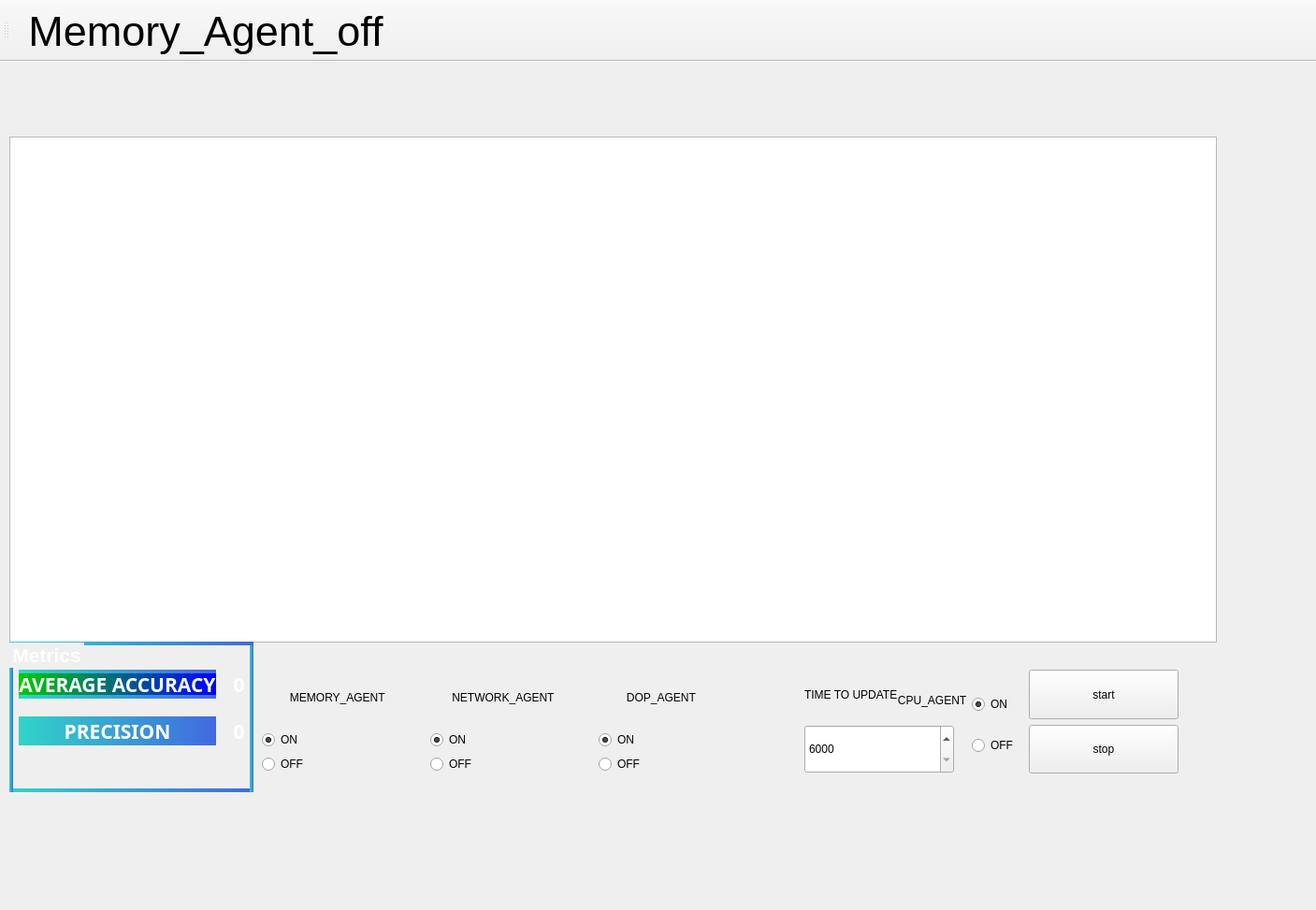
<?xml version="1.0" encoding="UTF-8"?>
<ui version="4.0">
 <class>view</class>
 <widget class="QMainWindow" name="view">
  <property name="geometry">
   <rect>
    <x>0</x>
    <y>0</y>
    <width>1407</width>
    <height>973</height>
   </rect>
  </property>
  <property name="maximumSize">
   <size>
    <width>16777</width>
    <height>16778</height>
   </size>
  </property>
  <property name="windowTitle">
   <string>view</string>
  </property>
  <property name="styleSheet">
   <string notr="true">
QMainWindow{

background-image: url(:/images/bg.png);
}</string>
  </property>
  <property name="iconSize">
   <size>
    <width>24</width>
    <height>24</height>
   </size>
  </property>
  <widget class="QWidget" name="centralwidget">
   <widget class="QTextBrowser" name="textBrowser">
    <property name="enabled">
     <bool>true</bool>
    </property>
    <property name="geometry">
     <rect>
      <x>10</x>
      <y>80</y>
      <width>1291</width>
      <height>541</height>
     </rect>
    </property>
    <property name="sizePolicy">
     <sizepolicy hsizetype="Fixed" vsizetype="Ignored">
      <horstretch>0</horstretch>
      <verstretch>0</verstretch>
     </sizepolicy>
    </property>
    <property name="font">
     <font>
      <pointsize>20</pointsize>
     </font>
    </property>
    <property name="mouseTracking">
     <bool>false</bool>
    </property>
    <property name="layoutDirection">
     <enum>Qt::LeftToRight</enum>
    </property>
    <property name="styleSheet">
     <string notr="true">
QTextBrowser{


}</string>
    </property>
    <property name="inputMethodHints">
     <set>Qt::ImhNone</set>
    </property>
    <property name="lineWidth">
     <number>4</number>
    </property>
    <property name="midLineWidth">
     <number>0</number>
    </property>
    <property name="readOnly">
     <bool>false</bool>
    </property>
    <property name="textInteractionFlags">
     <set>Qt::TextEditable</set>
    </property>
   </widget>
   <widget class="QWidget" name="verticalLayoutWidget">
    <property name="geometry">
     <rect>
      <x>1039</x>
      <y>659</y>
      <width>51</width>
      <height>101</height>
     </rect>
    </property>
    <layout class="QVBoxLayout" name="verticalLayout">
     <item>
      <widget class="QRadioButton" name="cpu_on">
       <property name="text">
        <string>ON</string>
       </property>
       <property name="checked">
        <bool>true</bool>
       </property>
      </widget>
     </item>
     <item>
      <widget class="QRadioButton" name="cpu_off">
       <property name="text">
        <string>OFF</string>
       </property>
      </widget>
     </item>
    </layout>
   </widget>
   <widget class="QWidget" name="verticalLayoutWidget_2">
    <property name="geometry">
     <rect>
      <x>280</x>
      <y>650</y>
      <width>161</width>
      <height>111</height>
     </rect>
    </property>
    <layout class="QVBoxLayout" name="verticalLayout_2">
     <item>
      <widget class="QLabel" name="label_2">
       <property name="text">
        <string>         MEMORY_AGENT</string>
       </property>
      </widget>
     </item>
     <item>
      <widget class="QRadioButton" name="mem_on">
       <property name="text">
        <string>ON</string>
       </property>
       <property name="checked">
        <bool>true</bool>
       </property>
      </widget>
     </item>
     <item>
      <widget class="QRadioButton" name="mem_of">
       <property name="text">
        <string>OFF</string>
       </property>
      </widget>
     </item>
    </layout>
   </widget>
   <widget class="QWidget" name="verticalLayoutWidget_3">
    <property name="geometry">
     <rect>
      <x>460</x>
      <y>650</y>
      <width>161</width>
      <height>111</height>
     </rect>
    </property>
    <layout class="QVBoxLayout" name="verticalLayout_3">
     <item>
      <widget class="QLabel" name="label_3">
       <property name="text">
        <string>       NETWORK_AGENT</string>
       </property>
      </widget>
     </item>
     <item>
      <widget class="QRadioButton" name="net_on">
       <property name="text">
        <string>ON</string>
       </property>
       <property name="checked">
        <bool>true</bool>
       </property>
      </widget>
     </item>
     <item>
      <widget class="QRadioButton" name="net_off">
       <property name="text">
        <string>OFF</string>
       </property>
      </widget>
     </item>
    </layout>
   </widget>
   <widget class="QWidget" name="verticalLayoutWidget_4">
    <property name="geometry">
     <rect>
      <x>640</x>
      <y>650</y>
      <width>161</width>
      <height>111</height>
     </rect>
    </property>
    <layout class="QVBoxLayout" name="verticalLayout_4">
     <item>
      <widget class="QLabel" name="label_4">
       <property name="text">
        <string>         DOP_AGENT</string>
       </property>
      </widget>
     </item>
     <item>
      <widget class="QRadioButton" name="dop_on">
       <property name="text">
        <string>ON</string>
       </property>
       <property name="checked">
        <bool>true</bool>
       </property>
      </widget>
     </item>
     <item>
      <widget class="QRadioButton" name="dop_off">
       <property name="text">
        <string>OFF</string>
       </property>
      </widget>
     </item>
    </layout>
   </widget>
   <widget class="QWidget" name="verticalLayoutWidget_5">
    <property name="geometry">
     <rect>
      <x>860</x>
      <y>650</y>
      <width>160</width>
      <height>111</height>
     </rect>
    </property>
    <layout class="QVBoxLayout" name="verticalLayout_5">
     <item>
      <widget class="QLabel" name="label_5">
       <property name="text">
        <string>TIME TO UPDATE</string>
       </property>
      </widget>
     </item>
     <item>
      <widget class="QSpinBox" name="time_upd">
       <property name="sizePolicy">
        <sizepolicy hsizetype="Minimum" vsizetype="Minimum">
         <horstretch>0</horstretch>
         <verstretch>0</verstretch>
        </sizepolicy>
       </property>
       <property name="minimum">
        <number>6000</number>
       </property>
       <property name="maximum">
        <number>60000</number>
       </property>
      </widget>
     </item>
    </layout>
   </widget>
   <widget class="QWidget" name="verticalLayoutWidget_6">
    <property name="geometry">
     <rect>
      <x>1100</x>
      <y>650</y>
      <width>160</width>
      <height>111</height>
     </rect>
    </property>
    <layout class="QVBoxLayout" name="verticalLayout_6">
     <item>
      <widget class="QPushButton" name="start">
       <property name="sizePolicy">
        <sizepolicy hsizetype="Minimum" vsizetype="Minimum">
         <horstretch>0</horstretch>
         <verstretch>0</verstretch>
        </sizepolicy>
       </property>
       <property name="text">
        <string>start</string>
       </property>
      </widget>
     </item>
     <item>
      <widget class="QPushButton" name="stop">
       <property name="sizePolicy">
        <sizepolicy hsizetype="Minimum" vsizetype="Minimum">
         <horstretch>0</horstretch>
         <verstretch>0</verstretch>
        </sizepolicy>
       </property>
       <property name="text">
        <string>stop</string>
       </property>
      </widget>
     </item>
    </layout>
   </widget>
   <widget class="QGroupBox" name="groupBox_Metrics">
    <property name="geometry">
     <rect>
      <x>10</x>
      <y>620</y>
      <width>261</width>
      <height>161</height>
     </rect>
    </property>
    <property name="styleSheet">
     <string notr="true">QGroupBox {
	font: 16pt ;
	font-weight: bold;
	color: #FFFFFF;
	border-style: solid;
	border-width: 4px 4px 4px 4px;
border-color: qlineargradient(spread:pad, x1:0, y1:0, x2:1, y2:0, stop:0 #30D5C8 , stop:1 #4169E1);
}</string>
    </property>
    <property name="title">
     <string>Metrics</string>
    </property>
    <widget class="QLabel" name="tLabel">
     <property name="geometry">
      <rect>
       <x>280</x>
       <y>80</y>
       <width>211</width>
       <height>31</height>
      </rect>
     </property>
     <property name="font">
      <font>
       <family>Umpush</family>
       <pointsize>16</pointsize>
       <italic>false</italic>
       <bold>true</bold>
      </font>
     </property>
     <property name="styleSheet">
      <string notr="true">QLabel {
	font: 16pt ;
	font-weight: bold;
	color: #FFFFFF;
	border-style: solid;
	border-width: 4px 0px 4px 0px;
	border-color: qlineargradient(spread:pad, x1:0, y1:0, x2:1, y2:0, stop:0 #30D5C8 , stop:1 #4169E1);
	background-color: qlineargradient(spread:pad, x1:0, y1:0, x2:1, y2:0, stop:0 #30D5C8 , stop:1 #4169E1);
}</string>
     </property>
     <property name="text">
      <string>TIME</string>
     </property>
     <property name="alignment">
      <set>Qt::AlignCenter</set>
     </property>
    </widget>
    <widget class="QLabel" name="recallLabel">
     <property name="geometry">
      <rect>
       <x>490</x>
       <y>30</y>
       <width>51</width>
       <height>31</height>
      </rect>
     </property>
     <property name="font">
      <font>
       <family>Umpush</family>
       <pointsize>16</pointsize>
       <italic>false</italic>
       <bold>true</bold>
      </font>
     </property>
     <property name="styleSheet">
      <string notr="true">QLabel {
	font: 16pt ;
	font-weight: bold;
	color: #FFFFFF;
}</string>
     </property>
     <property name="text">
      <string>0</string>
     </property>
     <property name="alignment">
      <set>Qt::AlignCenter</set>
     </property>
    </widget>
    <widget class="QLabel" name="pLabel">
     <property name="geometry">
      <rect>
       <x>10</x>
       <y>80</y>
       <width>211</width>
       <height>31</height>
      </rect>
     </property>
     <property name="font">
      <font>
       <family>Umpush</family>
       <pointsize>16</pointsize>
       <italic>false</italic>
       <bold>true</bold>
      </font>
     </property>
     <property name="styleSheet">
      <string notr="true">QLabel {
	font: 16pt ;
	font-weight: bold;
	color: #FFFFFF;
	border-style: solid;
	border-width: 4px 0px 4px 0px;
	border-color: qlineargradient(spread:pad, x1:0, y1:0, x2:1, y2:0, stop:0 #30D5C8 , stop:1 #4169E1);
	background-color: qlineargradient(spread:pad, x1:0, y1:0, x2:1, y2:0, stop:0 #30D5C8 , stop:1 #4169E1);
}</string>
     </property>
     <property name="text">
      <string>PRECISION</string>
     </property>
     <property name="alignment">
      <set>Qt::AlignCenter</set>
     </property>
    </widget>
    <widget class="QLabel" name="aLabel">
     <property name="geometry">
      <rect>
       <x>10</x>
       <y>30</y>
       <width>211</width>
       <height>31</height>
      </rect>
     </property>
     <property name="font">
      <font>
       <family>Umpush</family>
       <pointsize>16</pointsize>
       <italic>false</italic>
       <bold>true</bold>
      </font>
     </property>
     <property name="styleSheet">
      <string notr="true">QLabel {
	font: 16pt ;
	font-weight: bold;
	color: #FFFFFF;
	border-style: solid;
	border-width: 4px 0px 4px 0px;
	border-color: qlineargradient(spread:pad, x1:0, y1:0, x2:1, y2:0, stop:0 #30D5C8 , stop:1 #4169E1);
	background-color: qlineargradient(spread:pad, x1:0, y1:0, x2:1, y2:0, stop:0 #00cc00, stop:1 #0000ff);
}</string>
     </property>
     <property name="text">
      <string>AVERAGE ACCURACY</string>
     </property>
     <property name="alignment">
      <set>Qt::AlignCenter</set>
     </property>
    </widget>
    <widget class="QLabel" name="accuracyLabel">
     <property name="geometry">
      <rect>
       <x>220</x>
       <y>30</y>
       <width>51</width>
       <height>31</height>
      </rect>
     </property>
     <property name="font">
      <font>
       <family>Umpush</family>
       <pointsize>16</pointsize>
       <italic>false</italic>
       <bold>true</bold>
      </font>
     </property>
     <property name="styleSheet">
      <string notr="true">QLabel {
	font: 16pt ;
	font-weight: bold;
	color: #FFFFFF;
}</string>
     </property>
     <property name="text">
      <string>0</string>
     </property>
     <property name="alignment">
      <set>Qt::AlignCenter</set>
     </property>
    </widget>
    <widget class="QLabel" name="timeLabel">
     <property name="geometry">
      <rect>
       <x>760</x>
       <y>30</y>
       <width>51</width>
       <height>31</height>
      </rect>
     </property>
     <property name="font">
      <font>
       <family>Umpush</family>
       <pointsize>16</pointsize>
       <italic>false</italic>
       <bold>true</bold>
      </font>
     </property>
     <property name="styleSheet">
      <string notr="true">QLabel {
	font: 16pt ;
	font-weight: bold;
	color: #FFFFFF;
}</string>
     </property>
     <property name="text">
      <string>0</string>
     </property>
     <property name="alignment">
      <set>Qt::AlignCenter</set>
     </property>
    </widget>
    <widget class="QLabel" name="rLabel">
     <property name="geometry">
      <rect>
       <x>280</x>
       <y>30</y>
       <width>211</width>
       <height>31</height>
      </rect>
     </property>
     <property name="font">
      <font>
       <family>Umpush</family>
       <pointsize>16</pointsize>
       <italic>false</italic>
       <bold>true</bold>
      </font>
     </property>
     <property name="styleSheet">
      <string notr="true">QLabel {
	font: 16pt ;
	font-weight: bold;
	color: #FFFFFF;
	border-style: solid;
	border-width: 4px 0px 4px 0px;
	border-color: qlineargradient(spread:pad, x1:0, y1:0, x2:1, y2:0, stop:0 #30D5C8 , stop:1 #4169E1);
	background-color: qlineargradient(spread:pad, x1:0, y1:0, x2:1, y2:0, stop:0 #30D5C8 , stop:1 #4169E1);
}</string>
     </property>
     <property name="text">
      <string>RECALL</string>
     </property>
     <property name="alignment">
      <set>Qt::AlignCenter</set>
     </property>
    </widget>
    <widget class="QLabel" name="measureLabel">
     <property name="geometry">
      <rect>
       <x>490</x>
       <y>80</y>
       <width>51</width>
       <height>31</height>
      </rect>
     </property>
     <property name="font">
      <font>
       <family>Umpush</family>
       <pointsize>16</pointsize>
       <italic>false</italic>
       <bold>true</bold>
      </font>
     </property>
     <property name="styleSheet">
      <string notr="true">QLabel {
	font: 16pt ;
	font-weight: bold;
	color: #FFFFFF;
}</string>
     </property>
     <property name="text">
      <string>0</string>
     </property>
     <property name="alignment">
      <set>Qt::AlignCenter</set>
     </property>
    </widget>
    <widget class="QLabel" name="fLabel">
     <property name="geometry">
      <rect>
       <x>550</x>
       <y>30</y>
       <width>211</width>
       <height>31</height>
      </rect>
     </property>
     <property name="font">
      <font>
       <family>Umpush</family>
       <pointsize>16</pointsize>
       <italic>false</italic>
       <bold>true</bold>
      </font>
     </property>
     <property name="styleSheet">
      <string notr="true">QLabel {
	font: 16pt ;
	font-weight: bold;
	color: #FFFFFF;
	border-style: solid;
	border-width: 4px 0px 4px 0px;
	border-color: qlineargradient(spread:pad, x1:0, y1:0, x2:1, y2:0, stop:0 #30D5C8 , stop:1 #4169E1);
	background-color: qlineargradient(spread:pad, x1:0, y1:0, x2:1, y2:0, stop:0 #30D5C8 , stop:1 #4169E1);
}</string>
     </property>
     <property name="text">
      <string>F-MEASURE</string>
     </property>
     <property name="alignment">
      <set>Qt::AlignCenter</set>
     </property>
    </widget>
    <widget class="QLabel" name="precisionLabel">
     <property name="geometry">
      <rect>
       <x>220</x>
       <y>80</y>
       <width>51</width>
       <height>31</height>
      </rect>
     </property>
     <property name="font">
      <font>
       <family>Umpush</family>
       <pointsize>16</pointsize>
       <italic>false</italic>
       <bold>true</bold>
      </font>
     </property>
     <property name="styleSheet">
      <string notr="true">QLabel {
	font: 16pt ;
	font-weight: bold;
	color: #FFFFFF;
}</string>
     </property>
     <property name="text">
      <string>0</string>
     </property>
     <property name="alignment">
      <set>Qt::AlignCenter</set>
     </property>
    </widget>
   </widget>
   <widget class="QLabel" name="label">
    <property name="geometry">
     <rect>
      <x>930</x>
      <y>650</y>
      <width>158</width>
      <height>65</height>
     </rect>
    </property>
    <property name="text">
     <string>         CPU_AGENT</string>
    </property>
   </widget>
  </widget>
  <widget class="QToolBar" name="toolBar">
   <property name="sizePolicy">
    <sizepolicy hsizetype="Preferred" vsizetype="Maximum">
     <horstretch>0</horstretch>
     <verstretch>0</verstretch>
    </sizepolicy>
   </property>
   <property name="minimumSize">
    <size>
     <width>0</width>
     <height>0</height>
    </size>
   </property>
   <property name="windowTitle">
    <string>toolBar</string>
   </property>
   <property name="iconSize">
    <size>
     <width>100</width>
     <height>50</height>
    </size>
   </property>
   <attribute name="toolBarArea">
    <enum>TopToolBarArea</enum>
   </attribute>
   <attribute name="toolBarBreak">
    <bool>false</bool>
   </attribute>
   <addaction name="actionMemory_Agent"/>
  </widget>
  <action name="actionMemory_Agent">
   <property name="icon">
    <iconset theme="Memomry_Agent" resource="Resources.qrc">
     <normaloff>:/images/agent_1_off.png</normaloff>
     <normalon>:/images/agent_1_on.png</normalon>:/images/agent_1_off.png</iconset>
   </property>
   <property name="text">
    <string>Memory_Agent_off</string>
   </property>
   <property name="font">
    <font>
     <pointsize>34</pointsize>
    </font>
   </property>
   <property name="shortcutContext">
    <enum>Qt::WindowShortcut</enum>
   </property>
   <property name="autoRepeat">
    <bool>true</bool>
   </property>
   <property name="visible">
    <bool>true</bool>
   </property>
   <property name="iconVisibleInMenu">
    <bool>false</bool>
   </property>
   <property name="shortcutVisibleInContextMenu">
    <bool>false</bool>
   </property>
   <property name="priority">
    <enum>QAction::NormalPriority</enum>
   </property>
  </action>
 </widget>
 <resources>
  <include location="Resources.qrc"/>
 </resources>
 <connections/>
</ui>
